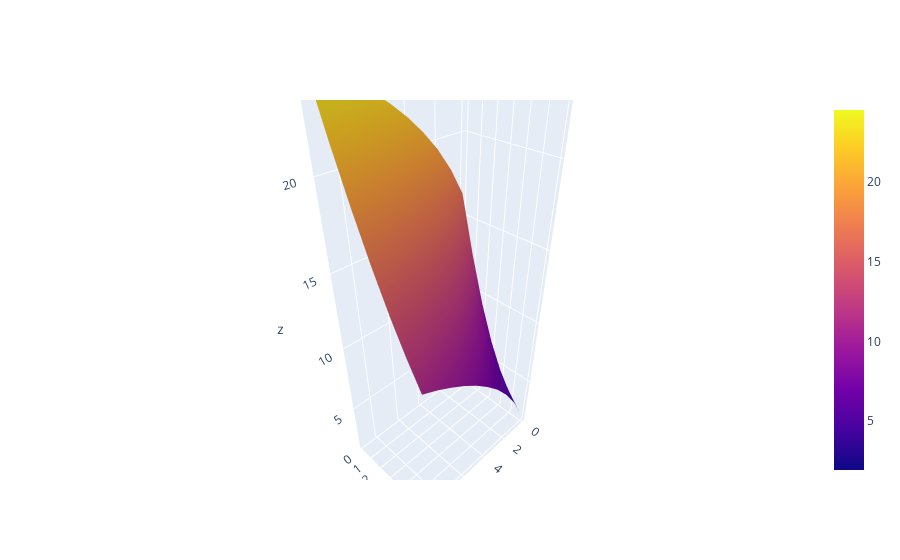

This figure's notebook cell:
### Code cell
#3d plot the results for the euler scheme
import plotly.graph_objects as go
import plotly.express as px

"""x= np.linspace(0.1, 1.1, 0.1)
y= np.linspace(85, 120, 5)"""
fig = go.Figure(data=[go.Surface(z=MC_compare_models_grid[MC_compare_models_grid['scheme'] == 'simulate_heston_euler'][['strike', 'T', 'mean']].pivot(index='strike', columns='T', values='mean'))])
fig.show()

### Figure 1 — Plotly figure (JSON) as saved in the notebook; plotly's stock layout.template omitted (floating-point values rounded to 4 significant figures)
{"data": [{"type": "surface", "z": [[16.47, 18.17, 19.53, 20.63, 21.55, 22.33, 23.0, 23.57, 24.09, 24.55], [12.65, 14.72, 16.27, 17.48, 18.48, 19.31, 20.02, 20.63, 21.18, 21.66], [9.355, 11.71, 13.39, 14.68, 15.72, 16.61, 17.33, 17.98, 18.55, 19.05], [6.667, 9.134, 10.86, 12.19, 13.27, 14.17, 14.93, 15.58, 16.17, 16.67], [4.549, 7.001, 8.725, 10.05, 11.13, 12.02, 12.78, 13.44, 14.03, 14.53], [2.992, 5.262, 6.916, 8.199, 9.267, 10.14, 10.9, 11.54, 12.13, 12.63], [1.907, 3.882, 5.408, 6.649, 7.645, 8.51, 9.244, 9.885, 10.45, 10.94]]}], "layout": {}}
